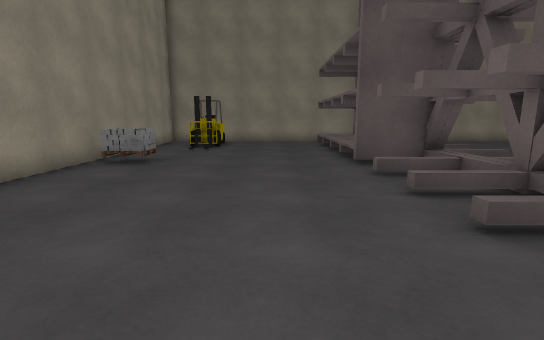
view 1 (above)

16 first-person views from a walk through a Unity game level. The camera is 1.3 m above the floor, tilts 10° down and sees 85° across. The floor is counted in squares, 1 m on a side. Each view is taken from the middle of a square. On the plan, view 1 faces up. The plan holds only what a view shows up to about 14 squares ahead; the rest is blank. The player character is not drawn. Some surface patterns are stand-ins.

view 2
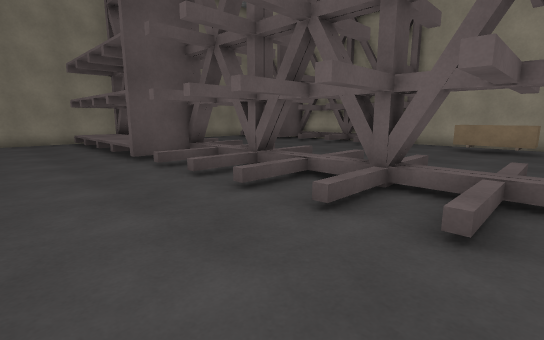

view 3
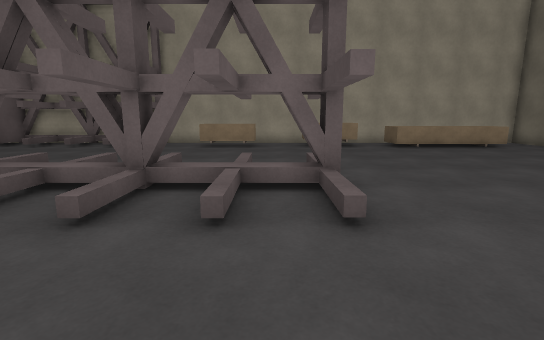

view 4
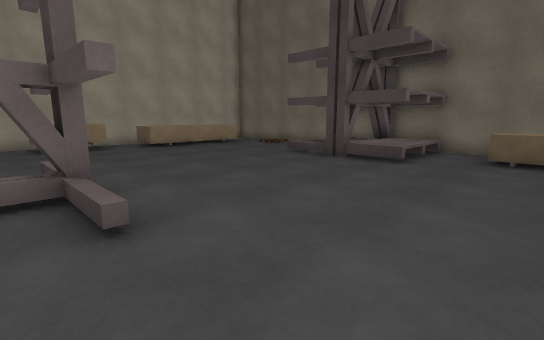

view 5
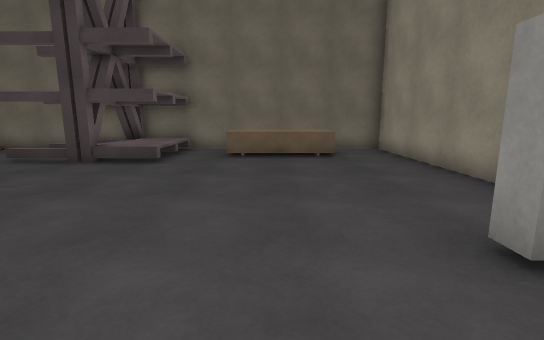

view 6
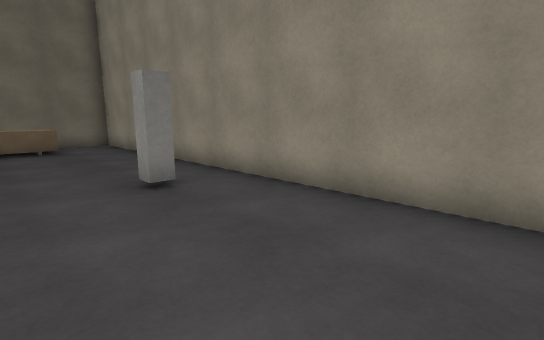

view 7
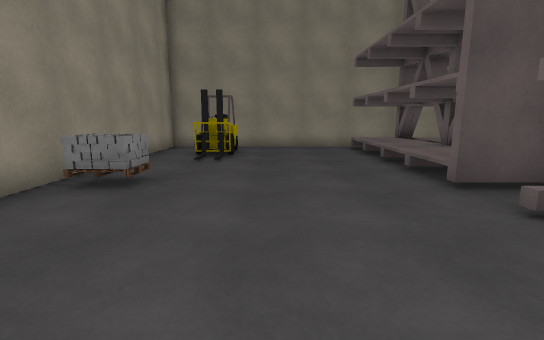

view 8
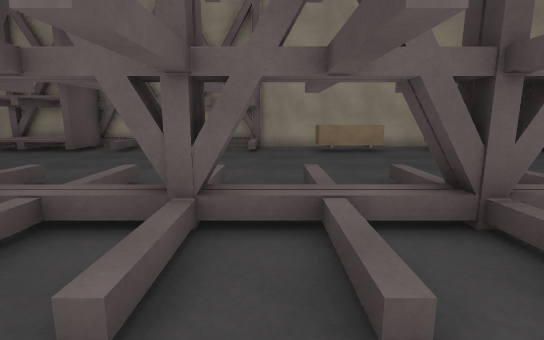

view 9
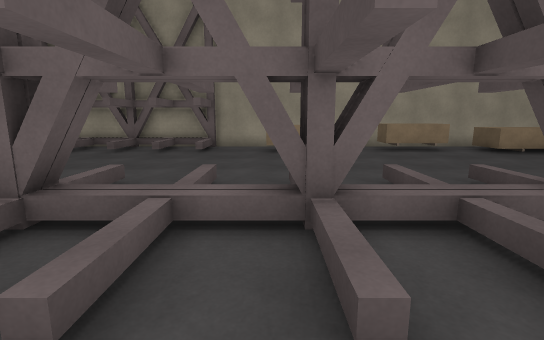

view 10
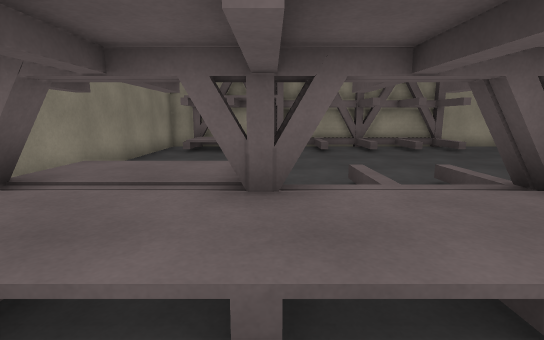

view 11
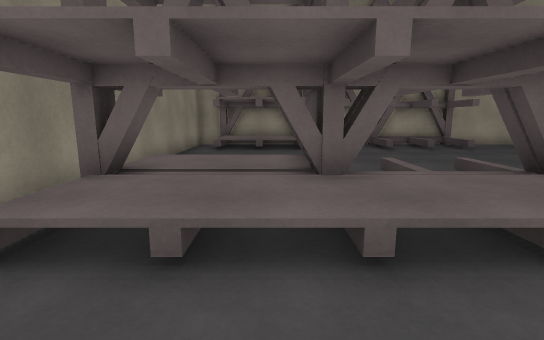

view 12
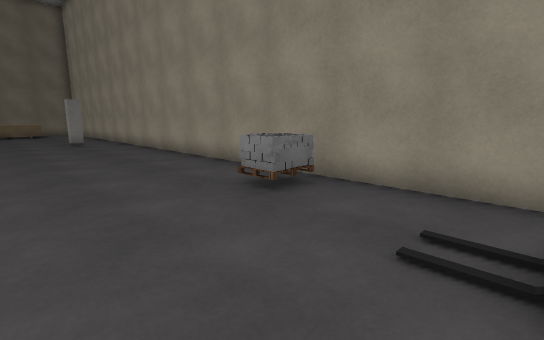

view 13
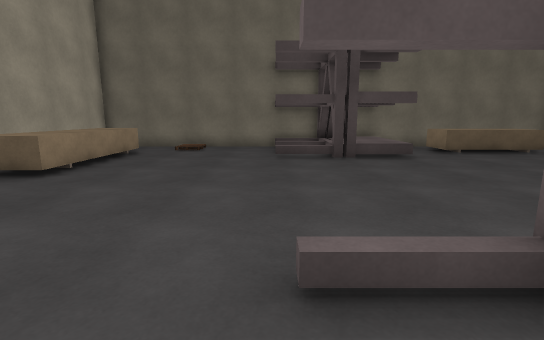

view 14
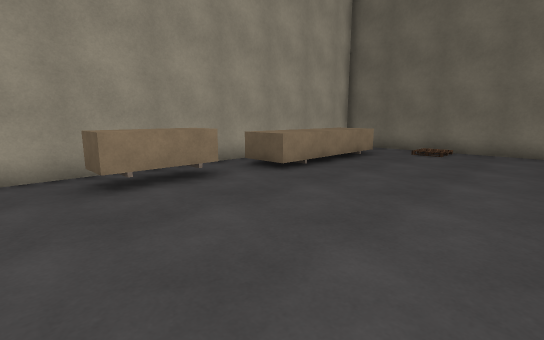

view 15
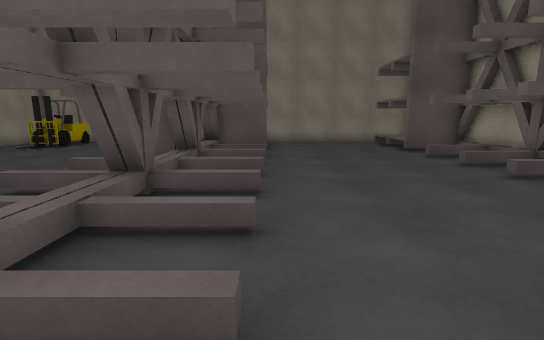

view 16
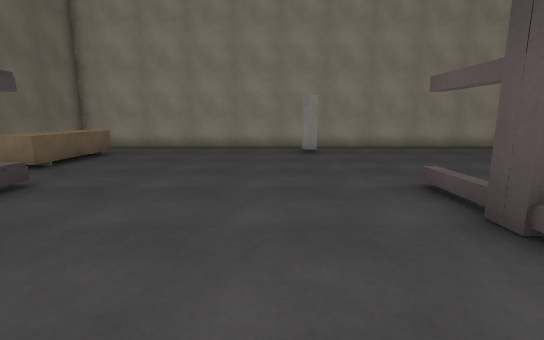

### Floor plan
Key: @ floor where view 1 was taken; # wall or solid block; x gap in a wall; . main floor; : floor 0.5 m higher than the main floor; / step, stairs or slope; ^ raised ledge; F forklift; T thing the floor can be seen under or through; O other object.
Columns run from 6 left of view 1 to 15 right of it. Each row starts with its distance up from view 1.
 17 ######################
 16 #.  .....//x..  .....#
 15 #..F.....//#//  ..//##
 14 #..F.....::://.....:#
 13 #..F.....:##//.....:#
 12 #........:###/.....##
 11 #........:TT........#
 10 #........::x.......O#
  9 #.O......###........#
  8 #..........x.......O#
  7 #..........#........#
  6 #..........x........#
  5 #........OO#O.......##
  4 #..........x.........#
  3 #.........TT.........#
  2 #.........TT.......O.#
  1 #.........TT.......O.#
  0 #.....@...TT.......O.#
 -1 #..........x ........#
 -2 #........OO#O........#
 -3 #..................O.#
 -4 #..#...............O.#
 -5 #..................O.#
 -6 #....................#
 -7 #.................^^.#
 -8 #.................^^ #
 -9 #.................^^ #
-10 #........:##O.....^^ #
-11 #..OOOO..:##......^^ #
-12 #..OOOO..::x....//.. #
-13 #..   ...####...//.. #
-14 ##########  ##########

Where each view was taken, in squares from view 1:
view 1: 0 up, 0 right, facing up
view 2: 1 down, 1 left, facing up-right
view 3: 1 down, 1 left, facing right
view 4: 1 down, 1 left, facing down-right
view 5: 1 down, 1 left, facing down
view 6: 2 up, 1 left, facing down-left
view 7: 3 up, 1 left, facing up
view 8: 4 up, 1 right, facing right
view 9: 2 up, 1 right, facing right
view 10: 12 up, 1 right, facing right
view 11: 13 up, 0 right, facing right
view 12: 13 up, 0 right, facing down-left
view 13: 0 up, 7 right, facing down
view 14: 1 down, 7 right, facing down-right
view 15: 0 up, 7 right, facing up
view 16: 5 down, 8 right, facing left
